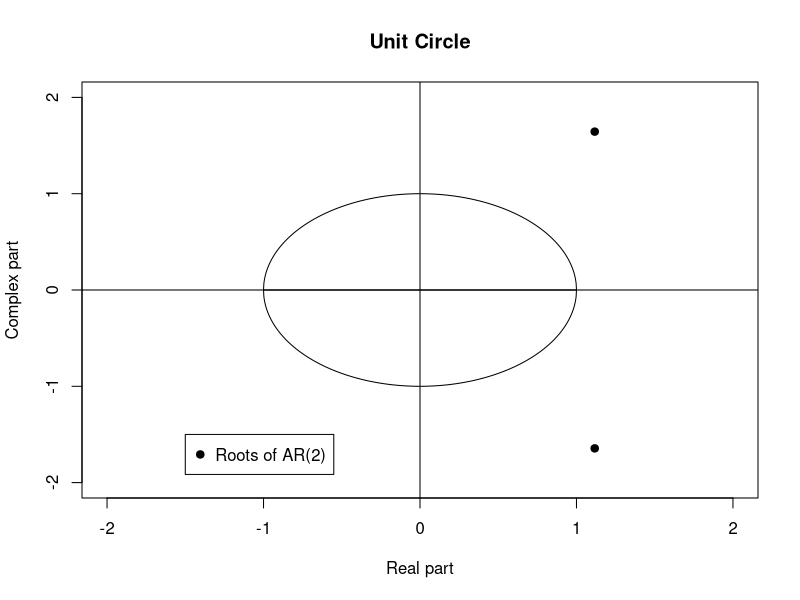

Generate this figure with R:
series <-  rnorm(1000)
y.st <- filter(series, filter=c(0.6, -0.28), method='recursive')
ar2.st <- arima(y.st, c(2, 0, 0), include.mean=FALSE, transform.pars=FALSE, method="ML")
ar2.st$coef
polyroot(c(1, -ar2.st$coef))
Mod(polyroot(c(1, -ar2.st$coef)))
root.comp <- Im(polyroot(c(1, -ar2.st$coef)))
root.real <- Re(polyroot(c(1, -ar2.st$coef)))
# Plotting the roots in a unit circle
x <- seq(-1, 1, length = 1000)
y1 <- sqrt(1- x^2)
y2 <- -sqrt(1- x^2)
plot(c(x, x), c(y1, y2), xlab='Real part', ylab='Complex part', type='l', main='Unit Circle', ylim=c(-2, 2), xlim=c(-2, 2))
abline(h=0)
abline(v=0)
points(Re(polyroot(c(1, -ar2.st$coef))), Im(polyroot(c(1, -ar2.st$coef))), pch=19)
legend(-1.5, -1.5, legend="Roots of AR(2)", pch=19)
